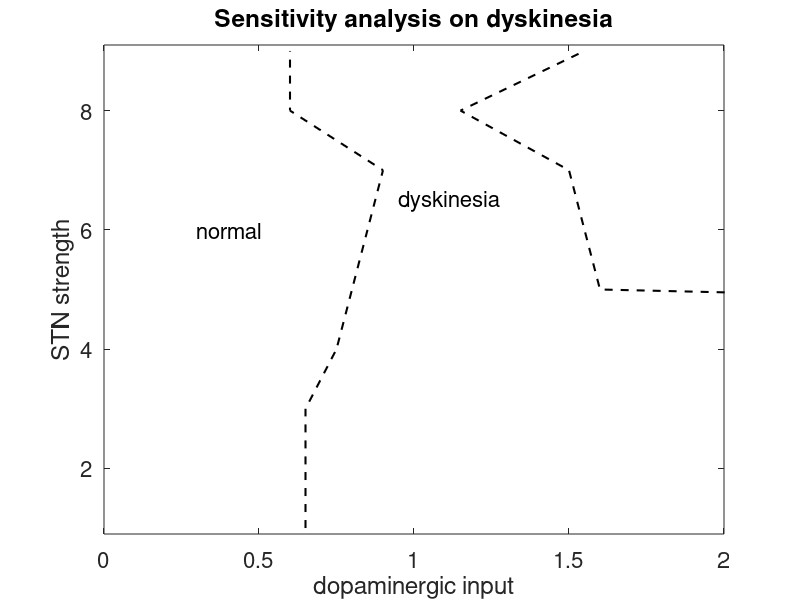

The MATLAB source for this figure: (Note: this script raises an error after producing the figure.)
%% program which perfroms the simulations for figure 9:  analysis of diskynesia
clear all
close all
clc
Ke = [1:1:9];
Da_min = [0.65 0.65 0.65 0.75 0.8 0.85 0.9 0.6 0.6]
Da_max = [10 10 10 10 1.6 1.55 1.5 1.15 1.55];
width = 1.5;
font = 16;
figure
plot(Da_min,Ke,'--k','linewidth',width)
hold on
plot(Da_max,Ke,'--k','linewidth',width)
axis([0 2 0.9 9.1])
xlabel('dopaminergic input','fontsize',font)
ylabel('STN strength','fontsize',font)
title('Sensitivity analysis on dyskinesia','fontsize',font)
set(gca,'fontsize',font)
text(0.3,6,'normal','fontsize',font)
text(0.95,6.5,'dyskinesia','fontsize',font)

load W_tot_new_W0e5_D1e0
    Wgc = squeeze(Wgc_epocs(:,:,100));
    Wgs = squeeze(Wgs_epocs(:,:,100));
    Wnc = squeeze(Wnc_epocs(:,:,100));
    Wns = squeeze(Wns_epocs(:,:,100));
    

 
global alpha beta gamma

% Gain from DA to Go (excitation)
alpha = 0.75;  %(0.2*(Ugo_trigger-0.8)+0.5)/(0.7*(Ugo_trigger-0.8));

%gain from DA to No-Go (inhibition)
beta = -1;

%gain form DA to the cholinergic interneuron
gamma = -0.5;
%%%%%%%%%%%%%%%%%%%%%%%%%%%%%%%%%%%%%%%%%%%%%%%%%%%%
    
    
Ke = 8;   


Ns = 4;

S = zeros(Ns,1);
S(1) = 1;

STN_ON = 1;
T_ON = 1;

Dop_tonic =  1.15;
    
[Uc,C,Ugo,Go,IGo_DA_Ach,Unogo,NoGo,INoGo_DA_Ach,Ugpe,Gpe,Ugpi,Gpi,Ut,T,Ustn,STN,E,t,k_tap_vett,Uchi,ChI,ft] = BG_model_function_tapping_mauro(S,Wgc,Wgs,Wnc,Wns,Ke,STN_ON,T_ON,Dop_tonic);
Freq = ft*60
width = 1.5;
font = 18;
figure
plot(t/1000,C(1,:),'b',t/1000,C(2,:),'r','linewidth',width)
title('blue: channel 1; red = channel 2','fontsize',font)
xlabel('time (s)','fontsize',font)
ylabel('cortical neuron activity','fontsize',font)
axis([0 3 0 1.1])



